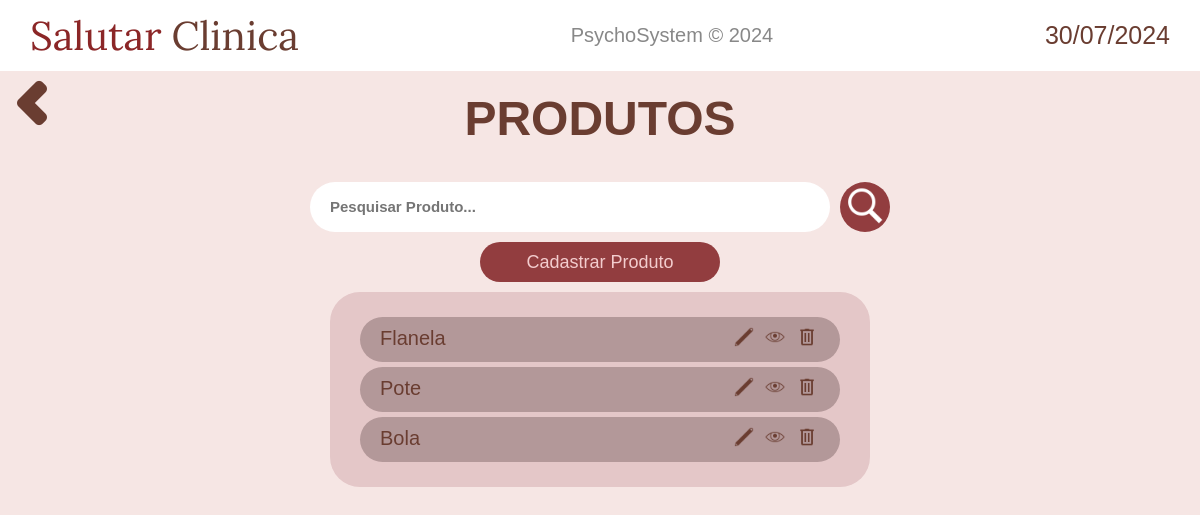
Before: /produtos/ (signed in) with the older database file.
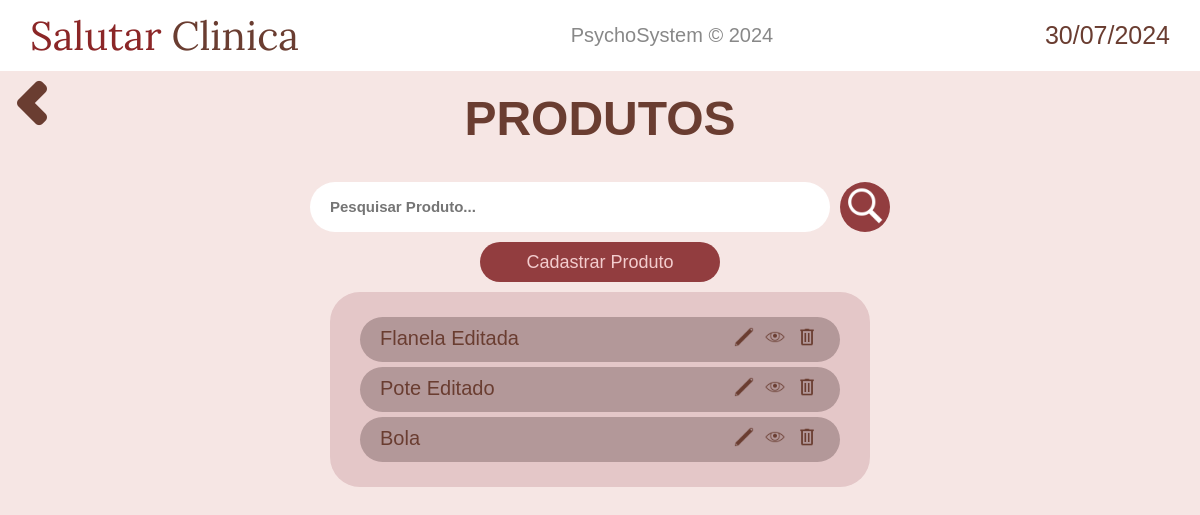
After: the same page with the newer database file.
### produtos/models.py (models this page shows)
class Produto(models.Model):
    nome = models.CharField(max_length=50)
    descricao = models.TextField()
    preco_unit = models.DecimalField(max_digits=10, decimal_places=2)

### produtos/views.py (the view)
# urls.py: path('', views.display_produtos, name="display_produtos"),
@login_required(login_url='home:login')
def display_produtos(request):
    produtos = Produto.objects.all()
    context_ = {
        'data_atual': data_atual,
        'produtos': produtos,
    }
    return render(request, 'produtos/display.html', context_)

### produtos/templates/produtos/display.html (shortened to what this page needs)
{% extends 'base.html' %}
{% load static %}
{% block content %}
<div style="display: flex;">
    <a href="{% url 'home:navegacao' %}" class="return-button"><img src="{% static 'home/imagens/chevron-left.png' %}" alt=""></a>
    <h2 class="welcome-text"><a href="{% url 'produtos:display_produtos' %}">PRODUTOS</a></h2>
</div>
<main style="flex-direction: column;">
    <form action="{% url 'produtos:search' %}" method="get" style="justify-content: center; display: flex;">
        <input class="pesquisar-pacientes" type="text" id="search" name="q" placeholder="Pesquisar Produto...">
        <button type="submit" class="pesquisar-button">
            <img src="{% static 'pacientes/imagens/pesquisar-icon.png' %}" height="40" alt="">
        </button>
    </form>
    <a class="add-paciente-button" href="{% url 'produtos:cadastrar_produto' %}">
        Cadastrar Produto
    </a>
    <div class="mostrar-pacientes-container">
        {% if produtos %}
            {% for produto in produtos %}
                <div class="paciente-exibido">
                    <h4 style="font-weight: 500;">{{ produto.nome }}</h4>
                    <div class="icones-paciente">
                        <a href="{% url 'produtos:editar_produto' produto.id %}" style="margin: 0 3px;">
                            <img height="20" src="{% static 'pacientes/imagens/editar-icon.png' %}" alt="">
                        </a>
                        <a href="{% url 'produtos:infos' produto.id %}" style="margin: 0 3px;">
                            <img height="20" src="{% static 'pacientes/imagens/ver-icon.png' %}" alt="">
                        </a>
                        <a href="#" class="opcao-deletar" style="margin: 0 3px;" data-modal-id="modal-{{ produto.id }}">
                            <img height="20" src="{% static 'pacientes/imagens/excluir-icon.png' %}" alt="">
                        </a>
                    </div>
                </div>
            {% endfor %}
        {% else %}
            <h4 style="font-weight: 500;">Nenhum produto cadastrado...</h4>
        {% endif %}
    </div>
</main>
{% endblock content %}

Changed rows visible on the page:
changed Produto: nome "Flanela" → "Flanela Editada"
changed Produto: nome "Pote" → "Pote Editado"
